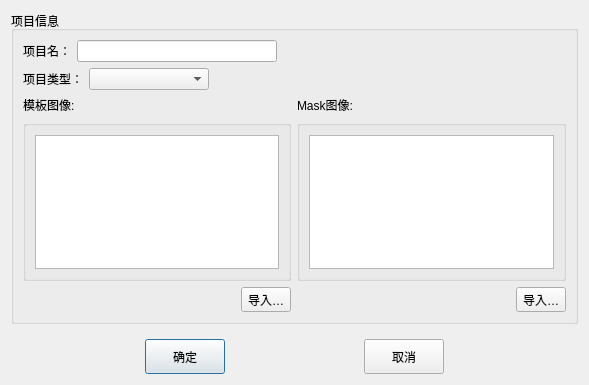
<?xml version="1.0" encoding="UTF-8"?>
<ui version="4.0">
 <class>Dialog</class>
 <widget class="QDialog" name="Dialog">
  <property name="geometry">
   <rect>
    <x>0</x>
    <y>0</y>
    <width>573</width>
    <height>385</height>
   </rect>
  </property>
  <property name="windowTitle">
   <string>新建项目</string>
  </property>
  <layout class="QVBoxLayout" name="verticalLayout_2">
   <item>
    <widget class="QGroupBox" name="groupProjectBasic">
     <property name="title">
      <string>项目信息</string>
     </property>
     <layout class="QGridLayout" name="gridLayout_basic">
      <item row="3" column="2" colspan="2">
       <widget class="QGroupBox" name="groupMaskPreview">
        <property name="title">
         <string/>
        </property>
        <layout class="QVBoxLayout" name="verticalLayout_maskPrev">
         <item>
          <widget class="QGraphicsView" name="maskPreview">
           <property name="minimumSize">
            <size>
             <width>245</width>
             <height>134</height>
            </size>
           </property>
          </widget>
         </item>
        </layout>
       </widget>
      </item>
      <item row="0" column="0" colspan="4">
       <layout class="QHBoxLayout" name="horizontalLayout_2">
        <item>
         <widget class="QLabel" name="label_10">
          <property name="text">
           <string>项目名：</string>
          </property>
         </widget>
        </item>
        <item>
         <widget class="QLineEdit" name="pjtNameEdit">
          <property name="maximumSize">
           <size>
            <width>200</width>
            <height>16777215</height>
           </size>
          </property>
         </widget>
        </item>
        <item>
         <spacer name="horizontalSpacer">
          <property name="orientation">
           <enum>Qt::Orientation::Horizontal</enum>
          </property>
          <property name="sizeHint" stdset="0">
           <size>
            <width>40</width>
            <height>20</height>
           </size>
          </property>
         </spacer>
        </item>
       </layout>
      </item>
      <item row="1" column="0" colspan="4">
       <layout class="QHBoxLayout" name="horizontalLayout_3">
        <item>
         <widget class="QLabel" name="label_11">
          <property name="text">
           <string>项目类型：</string>
          </property>
         </widget>
        </item>
        <item>
         <widget class="QComboBox" name="pjtTypeCbx">
          <property name="minimumSize">
           <size>
            <width>120</width>
            <height>0</height>
           </size>
          </property>
         </widget>
        </item>
        <item>
         <spacer name="horizontalSpacer_2">
          <property name="orientation">
           <enum>Qt::Orientation::Horizontal</enum>
          </property>
          <property name="sizeHint" stdset="0">
           <size>
            <width>40</width>
            <height>20</height>
           </size>
          </property>
         </spacer>
        </item>
       </layout>
      </item>
      <item row="2" column="2">
       <widget class="QLabel" name="lblMaskTitle">
        <property name="text">
         <string>Mask图像:</string>
        </property>
       </widget>
      </item>
      <item row="3" column="0" colspan="2">
       <widget class="QGroupBox" name="groupTemplatePreview">
        <property name="title">
         <string/>
        </property>
        <layout class="QVBoxLayout" name="verticalLayout_tmplPrev">
         <item>
          <widget class="QGraphicsView" name="templatePreview">
           <property name="minimumSize">
            <size>
             <width>244</width>
             <height>134</height>
            </size>
           </property>
          </widget>
         </item>
        </layout>
       </widget>
      </item>
      <item row="2" column="0">
       <widget class="QLabel" name="lblTemplateTitle">
        <property name="text">
         <string>模板图像:</string>
        </property>
       </widget>
      </item>
      <item row="4" column="1">
       <widget class="QToolButton" name="templateFileBtn">
        <property name="text">
         <string>导入…</string>
        </property>
       </widget>
      </item>
      <item row="4" column="3">
       <widget class="QToolButton" name="maskFileBtn">
        <property name="text">
         <string>导入…</string>
        </property>
       </widget>
      </item>
     </layout>
    </widget>
   </item>
   <item>
    <spacer name="verticalSpacer_2">
     <property name="orientation">
      <enum>Qt::Orientation::Vertical</enum>
     </property>
     <property name="sizeHint" stdset="0">
      <size>
       <width>20</width>
       <height>77</height>
      </size>
     </property>
    </spacer>
   </item>
   <item>
    <layout class="QHBoxLayout" name="horizontalLayout">
     <item>
      <spacer name="horizontalSpacer_3">
       <property name="orientation">
        <enum>Qt::Orientation::Horizontal</enum>
       </property>
       <property name="sizeHint" stdset="0">
        <size>
         <width>40</width>
         <height>20</height>
        </size>
       </property>
      </spacer>
     </item>
     <item>
      <widget class="QPushButton" name="confirmBtn">
       <property name="minimumSize">
        <size>
         <width>0</width>
         <height>35</height>
        </size>
       </property>
       <property name="text">
        <string>确定</string>
       </property>
      </widget>
     </item>
     <item>
      <spacer name="horizontalSpacer_4">
       <property name="orientation">
        <enum>Qt::Orientation::Horizontal</enum>
       </property>
       <property name="sizeHint" stdset="0">
        <size>
         <width>40</width>
         <height>20</height>
        </size>
       </property>
      </spacer>
     </item>
     <item>
      <widget class="QPushButton" name="cancelBtn">
       <property name="minimumSize">
        <size>
         <width>0</width>
         <height>35</height>
        </size>
       </property>
       <property name="text">
        <string>取消</string>
       </property>
      </widget>
     </item>
     <item>
      <spacer name="horizontalSpacer_5">
       <property name="orientation">
        <enum>Qt::Orientation::Horizontal</enum>
       </property>
       <property name="sizeHint" stdset="0">
        <size>
         <width>40</width>
         <height>20</height>
        </size>
       </property>
      </spacer>
     </item>
    </layout>
   </item>
  </layout>
 </widget>
 <resources/>
 <connections/>
</ui>
